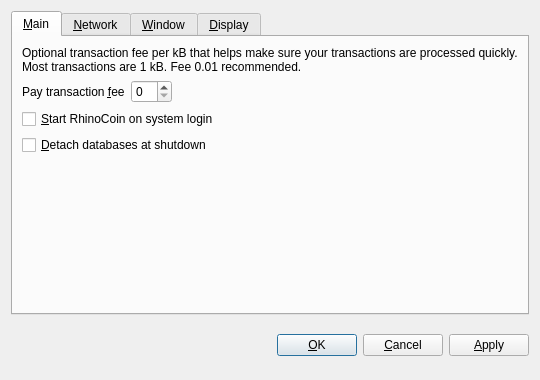
<?xml version="1.0" encoding="UTF-8"?>
<ui version="4.0">
 <class>OptionsDialog</class>
 <widget class="QDialog" name="OptionsDialog">
  <property name="geometry">
   <rect>
    <x>0</x>
    <y>0</y>
    <width>540</width>
    <height>380</height>
   </rect>
  </property>
  <property name="windowTitle">
   <string>Options</string>
  </property>
  <property name="modal">
   <bool>true</bool>
  </property>
  <layout class="QVBoxLayout" name="verticalLayout">
   <item>
    <widget class="QTabWidget" name="tabWidget">
     <property name="tabPosition">
      <enum>QTabWidget::North</enum>
     </property>
     <property name="currentIndex">
      <number>0</number>
     </property>
     <widget class="QWidget" name="tabMain">
      <attribute name="title">
       <string>&amp;Main</string>
      </attribute>
      <layout class="QVBoxLayout" name="verticalLayout_Main">
       <item>
        <widget class="QLabel" name="transactionFeeInfoLabel">
         <property name="text">
          <string>Optional transaction fee per kB that helps make sure your transactions are processed quickly. Most transactions are 1 kB. Fee 0.01 recommended.</string>
         </property>
         <property name="textFormat">
          <enum>Qt::PlainText</enum>
         </property>
         <property name="wordWrap">
          <bool>true</bool>
         </property>
        </widget>
       </item>
       <item>
        <layout class="QHBoxLayout" name="horizontalLayout_Main">
         <item>
          <widget class="QLabel" name="transactionFeeLabel">
           <property name="text">
            <string>Pay transaction &amp;fee</string>
           </property>
           <property name="textFormat">
            <enum>Qt::PlainText</enum>
           </property>
           <property name="buddy">
            <cstring>transactionFee</cstring>
           </property>
          </widget>
         </item>
         <item>
          <widget class="BitcoinAmountField" name="transactionFee"/>
         </item>
         <item>
          <spacer name="horizontalSpacer_Main">
           <property name="orientation">
            <enum>Qt::Horizontal</enum>
           </property>
           <property name="sizeHint" stdset="0">
            <size>
             <width>40</width>
             <height>20</height>
            </size>
           </property>
          </spacer>
         </item>
        </layout>
       </item>
       <item>
        <widget class="QCheckBox" name="bitcoinAtStartup">
         <property name="toolTip">
          <string>Automatically start RhinoCoin after logging in to the system.</string>
         </property>
         <property name="text">
          <string>&amp;Start RhinoCoin on system login</string>
         </property>
        </widget>
       </item>
       <item>
        <widget class="QCheckBox" name="detachDatabases">
         <property name="toolTip">
          <string>Detach block and address databases at shutdown. This means they can be moved to another data directory, but it slows down shutdown. The wallet is always detached.</string>
         </property>
         <property name="text">
          <string>&amp;Detach databases at shutdown</string>
         </property>
        </widget>
       </item>
       <item>
        <spacer name="verticalSpacer_Main">
         <property name="orientation">
          <enum>Qt::Vertical</enum>
         </property>
         <property name="sizeHint" stdset="0">
          <size>
           <width>20</width>
           <height>40</height>
          </size>
         </property>
        </spacer>
       </item>
      </layout>
     </widget>
     <widget class="QWidget" name="tabNetwork">
      <attribute name="title">
       <string>&amp;Network</string>
      </attribute>
      <layout class="QVBoxLayout" name="verticalLayout_Network">
       <item>
        <widget class="QCheckBox" name="mapPortUpnp">
         <property name="toolTip">
          <string>Automatically open the RhinoCoin client port on the router. This only works when your router supports UPnP and it is enabled.</string>
         </property>
         <property name="text">
          <string>Map port using &amp;UPnP</string>
         </property>
        </widget>
       </item>
       <item>
        <widget class="QCheckBox" name="connectSocks">
         <property name="toolTip">
          <string>Connect to the RhinoCoin network through a SOCKS proxy (e.g. when connecting through Tor).</string>
         </property>
         <property name="text">
          <string>&amp;Connect through SOCKS proxy:</string>
         </property>
        </widget>
       </item>
       <item>
        <layout class="QHBoxLayout" name="horizontalLayout_Network">
         <item>
          <widget class="QLabel" name="proxyIpLabel">
           <property name="text">
            <string>Proxy &amp;IP:</string>
           </property>
           <property name="textFormat">
            <enum>Qt::PlainText</enum>
           </property>
           <property name="buddy">
            <cstring>proxyIp</cstring>
           </property>
          </widget>
         </item>
         <item>
          <widget class="QValidatedLineEdit" name="proxyIp">
           <property name="maximumSize">
            <size>
             <width>140</width>
             <height>16777215</height>
            </size>
           </property>
           <property name="toolTip">
            <string>IP address of the proxy (e.g. 127.0.0.1)</string>
           </property>
          </widget>
         </item>
         <item>
          <widget class="QLabel" name="proxyPortLabel">
           <property name="text">
            <string>&amp;Port:</string>
           </property>
           <property name="textFormat">
            <enum>Qt::PlainText</enum>
           </property>
           <property name="buddy">
            <cstring>proxyPort</cstring>
           </property>
          </widget>
         </item>
         <item>
          <widget class="QLineEdit" name="proxyPort">
           <property name="maximumSize">
            <size>
             <width>55</width>
             <height>16777215</height>
            </size>
           </property>
           <property name="toolTip">
            <string>Port of the proxy (e.g. 9050)</string>
           </property>
          </widget>
         </item>
         <item>
          <widget class="QLabel" name="socksVersionLabel">
           <property name="text">
            <string>SOCKS &amp;Version:</string>
           </property>
           <property name="textFormat">
            <enum>Qt::PlainText</enum>
           </property>
           <property name="buddy">
            <cstring>socksVersion</cstring>
           </property>
          </widget>
         </item>
         <item>
          <widget class="QValueComboBox" name="socksVersion">
           <property name="toolTip">
            <string>SOCKS version of the proxy (e.g. 5)</string>
           </property>
          </widget>
         </item>
         <item>
          <spacer name="horizontalSpacer_Network">
           <property name="orientation">
            <enum>Qt::Horizontal</enum>
           </property>
           <property name="sizeHint" stdset="0">
            <size>
             <width>40</width>
             <height>20</height>
            </size>
           </property>
          </spacer>
         </item>
        </layout>
       </item>
       <item>
        <spacer name="verticalSpacer_Network">
         <property name="orientation">
          <enum>Qt::Vertical</enum>
         </property>
         <property name="sizeHint" stdset="0">
          <size>
           <width>20</width>
           <height>40</height>
          </size>
         </property>
        </spacer>
       </item>
      </layout>
     </widget>
     <widget class="QWidget" name="tabWindow">
      <attribute name="title">
       <string>&amp;Window</string>
      </attribute>
      <layout class="QVBoxLayout" name="verticalLayout_Window">
       <item>
        <widget class="QCheckBox" name="minimizeToTray">
         <property name="toolTip">
          <string>Show only a tray icon after minimizing the window.</string>
         </property>
         <property name="text">
          <string>&amp;Minimize to the tray instead of the taskbar</string>
         </property>
        </widget>
       </item>
       <item>
        <widget class="QCheckBox" name="minimizeOnClose">
         <property name="toolTip">
          <string>Minimize instead of exit the application when the window is closed. When this option is enabled, the application will be closed only after selecting Quit in the menu.</string>
         </property>
         <property name="text">
          <string>M&amp;inimize on close</string>
         </property>
        </widget>
       </item>
       <item>
        <spacer name="verticalSpacer_Window">
         <property name="orientation">
          <enum>Qt::Vertical</enum>
         </property>
         <property name="sizeHint" stdset="0">
          <size>
           <width>20</width>
           <height>40</height>
          </size>
         </property>
        </spacer>
       </item>
      </layout>
     </widget>
     <widget class="QWidget" name="tabDisplay">
      <attribute name="title">
       <string>&amp;Display</string>
      </attribute>
      <layout class="QVBoxLayout" name="verticalLayout_Display">
       <item>
        <layout class="QHBoxLayout" name="horizontalLayout_1_Display">
         <item>
          <widget class="QLabel" name="langLabel">
           <property name="text">
            <string>User Interface &amp;language:</string>
           </property>
           <property name="textFormat">
            <enum>Qt::PlainText</enum>
           </property>
           <property name="buddy">
            <cstring>lang</cstring>
           </property>
          </widget>
         </item>
         <item>
          <widget class="QValueComboBox" name="lang">
           <property name="toolTip">
            <string>The user interface language can be set here. This setting will take effect after restarting RhinoCoin.</string>
           </property>
          </widget>
         </item>
        </layout>
       </item>
       <item>
        <layout class="QHBoxLayout" name="horizontalLayout_2_Display">
         <item>
          <widget class="QLabel" name="unitLabel">
           <property name="text">
            <string>&amp;Unit to show amounts in:</string>
           </property>
           <property name="textFormat">
            <enum>Qt::PlainText</enum>
           </property>
           <property name="buddy">
            <cstring>unit</cstring>
           </property>
          </widget>
         </item>
         <item>
          <widget class="QValueComboBox" name="unit">
           <property name="toolTip">
            <string>Choose the default subdivision unit to show in the interface and when sending coins.</string>
           </property>
          </widget>
         </item>
        </layout>
       </item>
       <item>
        <widget class="QCheckBox" name="displayAddresses">
         <property name="toolTip">
          <string>Whether to show RhinoCoin addresses in the transaction list or not.</string>
         </property>
         <property name="text">
          <string>&amp;Display addresses in transaction list</string>
         </property>
        </widget>
       </item>
       <item>
        <widget class="QCheckBox" name="coinControlFeatures">
         <property name="toolTip">
          <string>Whether to show coin control features or not.</string>
         </property>
         <property name="text">
          <string>Display coin &amp;control features (experts only!)</string>
         </property>
        </widget>
       </item>
       <item>
        <spacer name="verticalSpacer_Display">
         <property name="orientation">
          <enum>Qt::Vertical</enum>
         </property>
         <property name="sizeHint" stdset="0">
          <size>
           <width>20</width>
           <height>40</height>
          </size>
         </property>
        </spacer>
       </item>
      </layout>
     </widget>
    </widget>
   </item>
   <item>
    <layout class="QHBoxLayout" name="horizontalLayout_Buttons">
     <item>
      <spacer name="horizontalSpacer_1">
       <property name="orientation">
        <enum>Qt::Horizontal</enum>
       </property>
       <property name="sizeHint" stdset="0">
        <size>
         <width>40</width>
         <height>48</height>
        </size>
       </property>
      </spacer>
     </item>
     <item>
      <widget class="QLabel" name="statusLabel">
       <property name="font">
        <font>
         <weight>75</weight>
         <bold>true</bold>
        </font>
       </property>
       <property name="text">
        <string/>
       </property>
       <property name="textFormat">
        <enum>Qt::PlainText</enum>
       </property>
       <property name="wordWrap">
        <bool>true</bool>
       </property>
      </widget>
     </item>
     <item>
      <spacer name="horizontalSpacer_2">
       <property name="orientation">
        <enum>Qt::Horizontal</enum>
       </property>
       <property name="sizeHint" stdset="0">
        <size>
         <width>40</width>
         <height>48</height>
        </size>
       </property>
      </spacer>
     </item>
     <item>
      <widget class="QPushButton" name="okButton">
       <property name="text">
        <string>&amp;OK</string>
       </property>
      </widget>
     </item>
     <item>
      <widget class="QPushButton" name="cancelButton">
       <property name="text">
        <string>&amp;Cancel</string>
       </property>
       <property name="autoDefault">
        <bool>false</bool>
       </property>
      </widget>
     </item>
     <item>
      <widget class="QPushButton" name="applyButton">
       <property name="text">
        <string>&amp;Apply</string>
       </property>
       <property name="autoDefault">
        <bool>false</bool>
       </property>
      </widget>
     </item>
    </layout>
   </item>
  </layout>
 </widget>
 <customwidgets>
  <customwidget>
   <class>BitcoinAmountField</class>
   <extends>QSpinBox</extends>
   <header>bitcoinamountfield.h</header>
  </customwidget>
  <customwidget>
   <class>QValueComboBox</class>
   <extends>QComboBox</extends>
   <header>qvaluecombobox.h</header>
  </customwidget>
  <customwidget>
   <class>QValidatedLineEdit</class>
   <extends>QLineEdit</extends>
   <header>qvalidatedlineedit.h</header>
  </customwidget>
 </customwidgets>
 <resources/>
 <connections/>
</ui>
